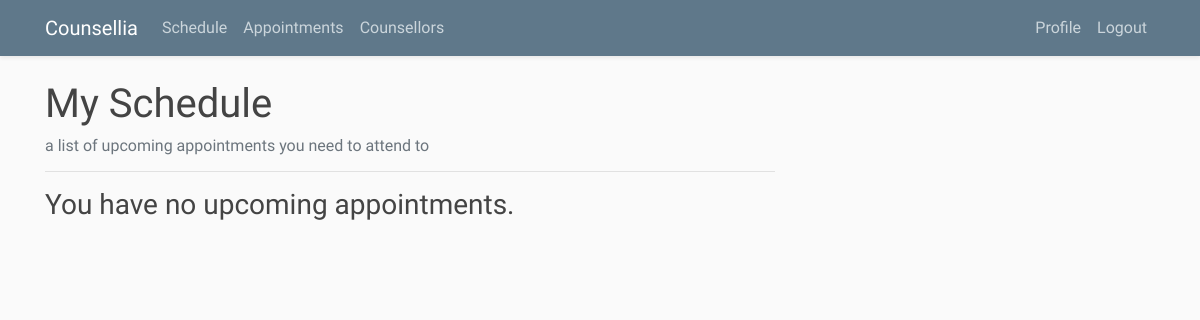
Before: /counsellee/appointments/upcoming/ (signed in) with the older database file.
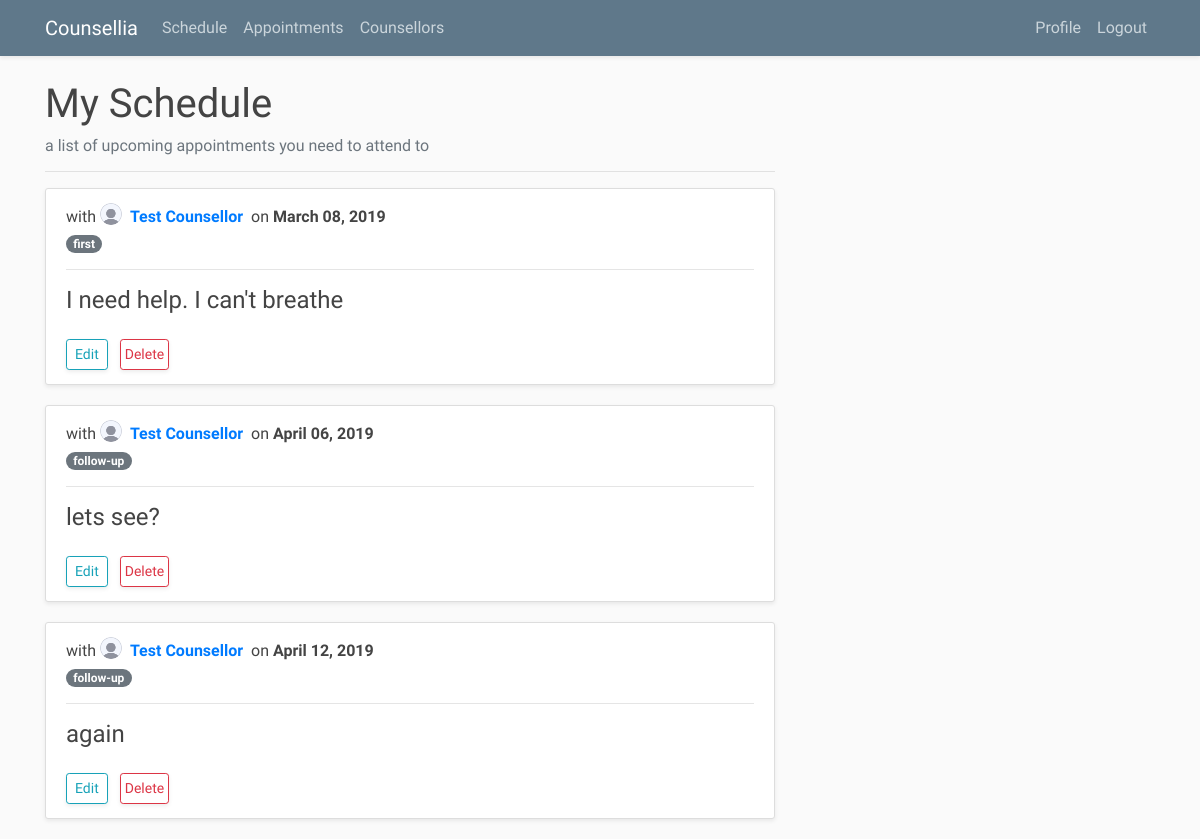
After: the same page with the newer database file.
### counsellia/models.py (models this page shows, shortened)
class Appointment(models.Model):
	TYPE = (
		('first', 'First appointment'),
		('follow-up', 'Follow-up appointment'),
		('final', 'Final appointment'),
	)
	description = models.CharField('Short Description', max_length=256, null=True, blank=True)
	counsellee = models.ForeignKey(Counsellee, on_delete=models.CASCADE, null=True)
	counsellor = models.ForeignKey(Counsellor, on_delete=models.CASCADE, null=True)
	time = models.DateField('Appointment Date')
	appointment_type = models.CharField('Appointment Type', max_length=20, choices=TYPE, null=True)
	requested = models.BooleanField(default=True)
	fixed = models.BooleanField('fix appointment?', default=False)
	held = models.BooleanField('appointment held?', default=False)
	remarks = models.TextField(null=True, blank=True)
	recommendations = models.TextField(null=True, blank=True)
	counsellee_archived = models.BooleanField(default=False)
	counsellor_archived = models.BooleanField(default=False)
	class Meta:
		ordering = ['time',]

### users/models.py (models this page shows, shortened)
class Profile(models.Model):
	GENDER = (
        ('female', 'Female'),
        ('male', 'Male'),
    )
	dob = models.DateField('date of birth', null=True, blank=True)
	gender = models.CharField(max_length=10, choices=GENDER, null=True, blank=True)
	address = models.CharField(max_length=200, null=True, blank = True)
	phone_number = models.BigIntegerField('mobile number', null=True, blank=True)
	bio = models.TextField('short bio', null=True, blank=True)
	image = models.ImageField('Profile Picture', default='default.png', upload_to='profile_photos', null=True, blank=True)
	class Meta:
		abstract = True
	if image:
		def save(self):
			super().save() # run save method of super class
			img = Image.open(self.image.path) # open image that has been saved
			if img.height > 300 or img.width > 400:
				output_size = (300, 300)
				img.thumbnail(output_size)
				img.save(self.image.path)
	else: pass

class Counsellor(Profile):
	user = models.OneToOneField(User, on_delete=models.CASCADE, related_name = 'counsellor', null=True)
	counsellees = models.ManyToManyField(Counsellee, through='Counselling')
	specialties = models.ManyToManyField(Category)
	quote = models.CharField(max_length=300, null=True, blank=True)
	website = models.CharField(max_length=300, null=True, blank = True)
	qualification = models.TextField('education and qualifications', null=True, blank=True)
	available = models.BooleanField(default=True, null=True)
	class Meta:
		ordering = ['user',]

class User(AbstractUser):
	is_counsellor = models.BooleanField('counsellor status', default=False, null=True)
	is_counsellee = models.BooleanField('counsellee status', default=False, null=True)

### counsellees/views.py (the view)
class AppointmentsUpcomingView(ListView):
	model = Appointment
	template_name = 'counsellees/appointments_upcoming.html'
	context_object_name = 'appointments'
	paginate_by = 5
	def get_queryset(self):
		counsellee = self.request.user.counsellee
		return Appointment.objects.filter(
			counsellee=counsellee).filter(
			requested=True).filter(
			fixed=True).filter(
			held=False).filter(
			counsellee_archived=False)

### counsellees/templates/counsellees/appointments_upcoming.html
{% extends 'counsellia/counsellee_subbase.html' %}
{% block subcontent %}
	<h1>My Schedule</h1>
	<h6 class="text-muted">a list of upcoming appointments you need to attend to</h6>
	<hr>
	{% if appointments %}
		{% for appointment in appointments %}
			<article class="shadow-sm media content-section">
				<div class="media-body mt-1">
					<h6>
					with  <img  style="height: 22px; width: 22px;" class="rounded-circle mb-2 mr-1" src="{{ appointment.counsellor.image.url }}"><a class="mr-2" href="{% url 'selected-counsellor-profile' appointment.counsellor.id %}">
					<strong>{{ appointment.counsellor.user.first_name }} {{ appointment.counsellor.user.last_name }}</strong></a>on
					<strong>{{ appointment.time | date:"F d, Y"}}</strong><br> <span class="badge badge-pill badge-secondary">{{ appointment.appointment_type }}</span>
					</h6>
					<hr>
					<h4 class="mt-2"><a class="article-title" href="{% url 'counsellee-appointment-detail' appointment.id %}">{{ appointment.description }}</a></h4>
					<a class= "shadow-sm btn btn-outline-info btn-sm mt-3 px-1 mt-3 mr-2 mb-1 px-2" href="{% url 'counsellee-appointment-edit' appointment.id %}">Edit</a>
					<a class= "shadow-sm btn btn-outline-danger btn-sm mt-3 px-1 mt-3 mr-2 mb-1" href="{% url 'counsellee-appointment-delete' appointment.id %}">Delete</a>
				</div>
			</article>
		{% endfor %}
	{% else %}
		<h3>You have no upcoming appointments.</h3>
	{% endif %}
{% endblock subcontent %}

Changed rows visible on the page:
added Appointment: counsellor.image (placeholder picture), counsellor.user.first_name "Test", counsellor.user.last_name "Counsellor", time "March 08, 2019", appointment_type "first", description "I need help. I can't breathe"
added Appointment: counsellor.image (placeholder picture), counsellor.user.first_name "Test", counsellor.user.last_name "Counsellor", time "April 06, 2019", appointment_type "follow-up", description "lets see?"
added Appointment: counsellor.image (placeholder picture), counsellor.user.first_name "Test", counsellor.user.last_name "Counsellor", time "April 12, 2019", appointment_type "follow-up", description "again"
Other visible differences:
text no longer shown: "You have no upcoming appointments."
